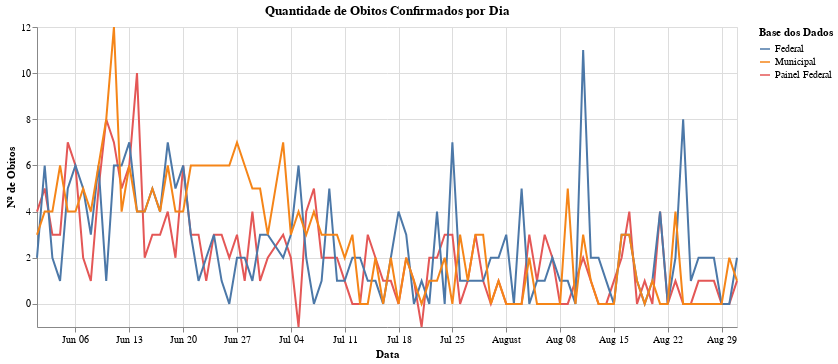

Notebook source saved alongside this figure:
### Markdown cell above
# Comparando os dados do Painel Federal, Federais e Municipais

### Code cell
alt.Chart(obitosPorDia).mark_line().encode(
    alt.X('data:T', title='Data'),
    alt.Y('aplic_por_dia:Q', title='Nº de Obitos'),
    alt.Color('fonte_dados:N', title='Base dos Dados')
).properties(
    width=700,
    title='Quantidade de Obitos Confirmados por Dia'
)

### Figure 1 — Vega-Lite specification as saved in the notebook (floating-point values rounded to 4 significant figures; data arrays with more than 128 entries replaced by an {"elided": "..."} marker saying what was removed)
{"config": {"view": {"continuousWidth": 400, "continuousHeight": 300}}, "data": {"name": "data-a465d96820bc28ca115e710b49822555"}, "mark": "line", "encoding": {"color": {"type": "nominal", "field": "fonte_dados", "title": "Base dos Dados"}, "x": {"type": "temporal", "field": "data", "title": "Data"}, "y": {"type": "quantitative", "field": "aplic_por_dia", "title": "Nº de Obitos"}}, "title": "Quantidade de Obitos Confirmados por Dia", "width": 700, "$schema": "https://vega.github.io/schema/vega-lite/v4.8.1.json", "datasets": {"data-a465d96820bc28ca115e710b49822555": {"elided": "273 records"}}}
